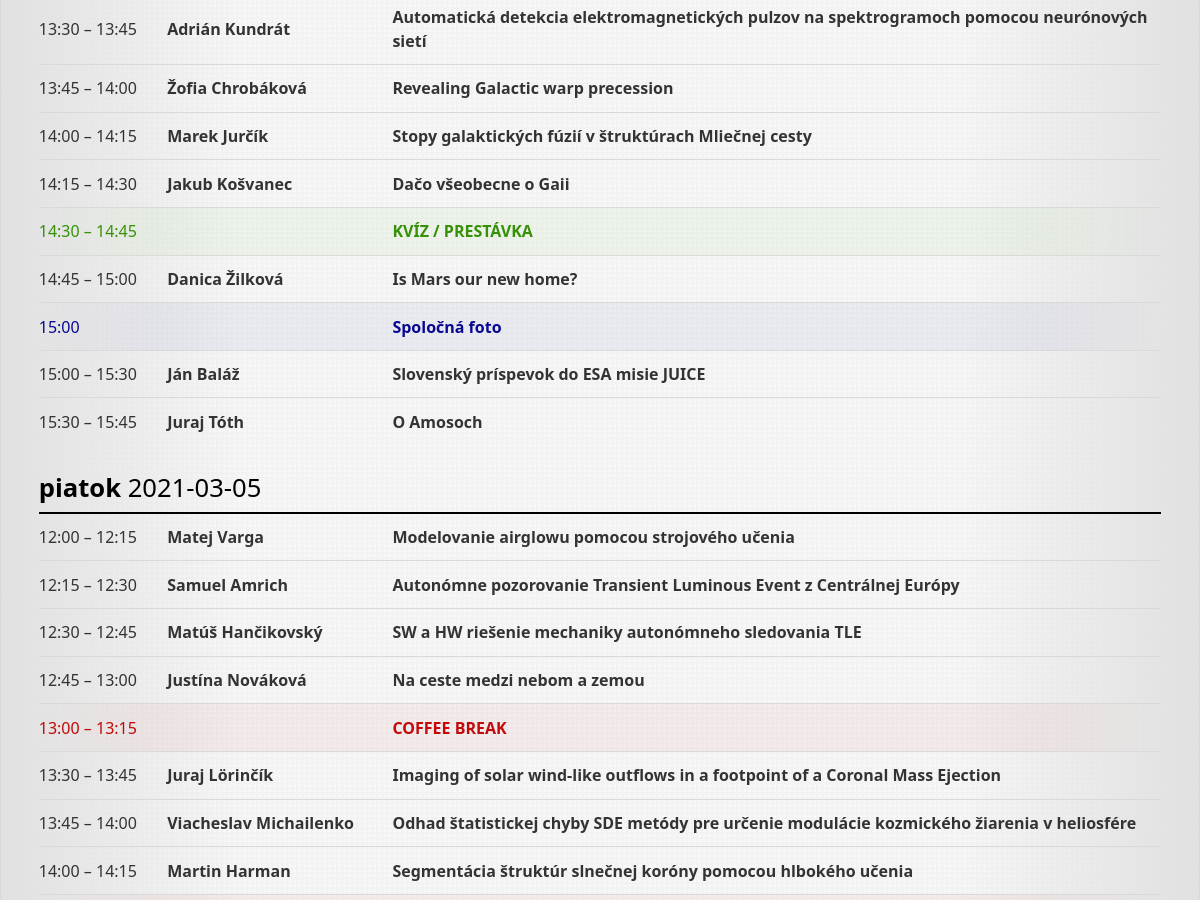
The app's page / (middle part), older data.
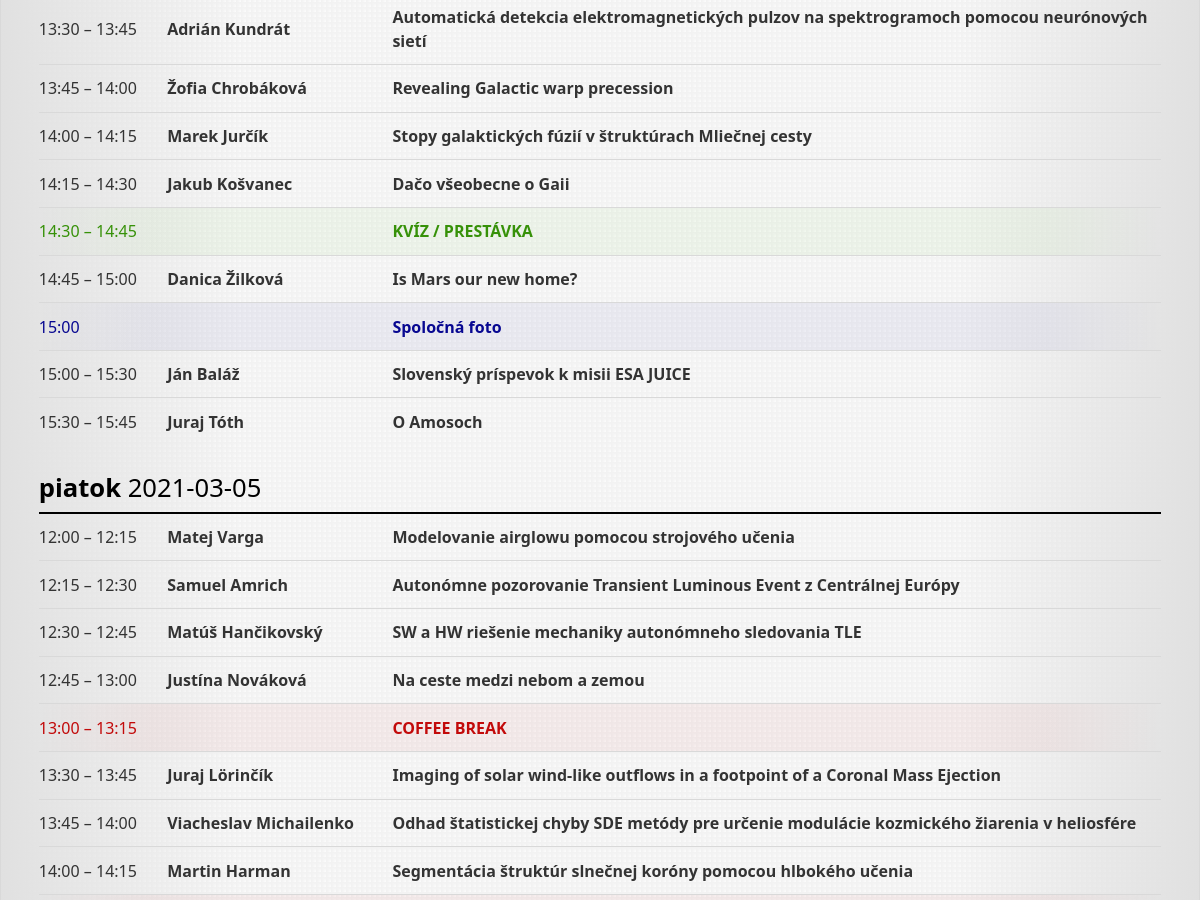
The same page, newer data.
### core/models/slot.py (models this page shows, shortened)
class Slot(models.Model):
    class Meta:
        ordering = ['start', 'duration']
    objects = SlotQuerySet.as_manager()
    CATEGORY_TALK = 'T'
    CATEGORY_WORKSHOP = 'W'
    CATEGORY_MEAL = 'M'
    CATEGORY_OTHER = 'O'
    CATEGORIES = [
        (CATEGORY_TALK, 'Prednáška'),
        (CATEGORY_WORKSHOP, 'Workshop'),
        (CATEGORY_MEAL, 'Jedlo'),
        (CATEGORY_OTHER, 'Ostatné'),
    ]
    title = models.CharField(blank=True, max_length=256)
    abstract = models.TextField(blank=True, max_length=4096)
    start = models.DateTimeField(null=True, blank=True)
    duration = models.PositiveIntegerField(null=False)
    note = models.CharField(blank=True, max_length=256)
    person = models.ManyToManyField('Participant', related_name='slots', blank=True)
    event = models.ForeignKey('Event', null=True, blank=True, on_delete=models.CASCADE)
    category = models.CharField(max_length=1, choices=CATEGORIES, default=CATEGORY_TALK)
    presentation = models.FileField(
        null=True,
        blank=True,
        upload_to=presentation_filename,
    )

### core/models/participant.py (models this page shows, shortened)
class Participant(AbstractUser):
    class Meta:
        ordering = ['last_name', 'first_name']
    objects = ParticipantManager()
    institutes = models.ManyToManyField(
        'Institute',
        through='Affiliation',
        related_name = 'people',
    )
    events = models.ManyToManyField(
        'Event',
        through='Participation',
        related_name = 'participants',
    )
    about = models.TextField(blank=True)

### core/views/slot.py (the view)
# urls.py: path('', slot.ProgrammeView.as_view(), name='default'),
class ProgrammeView(django.views.generic.ListView):
    model = Slot
    context_object_name = 'slots'
    template_name = 'core/programme.html'
    def get_queryset(self):
        self.event = get_object_or_404(Event, code=self.kwargs.get('year', datetime.date.today().year))
        return self.model.objects \
            .with_people() \
            .filter(event__code=self.event.code) \
            .annotate(
                date=TruncDay('start'),
            ) \
            .order_by('start', 'duration')
    def get_context_data(self, **kwargs):
        return super().get_context_data(**kwargs) | {'event': self.event}

### core/models/participant.py (called while the page is built)
    def with_current_affiliations(self, date):
        return self.prefetch_related(
            Prefetch(
                'institutes',
                queryset=Institute.objects.filter(
                    (Q(affiliation__start__lte=date) | Q(affiliation__start=None)) & (Q(affiliation__end__gte=date) | Q(affiliation__end=None))
                ).distinct(),
                to_attr='current_affiliations',
            ),
        )

### core/models/slot.py (called while the page is built)
    def with_people(self):
        Participant = apps.get_model('core', 'Participant')
        return self.prefetch_related(
            Prefetch(
                'person',
                queryset=Participant.objects.with_current_affiliations(F('people__slots__start')),
                to_attr='people'
            )
        ).annotate(
            people_count=Count('person')
        )

### core/templatetags/astro.py (called while the page is built)
@register.filter(name='add_minutes')
def add_minutes(base, value):
    return base + datetime.timedelta(minutes=value)

@register.filter(name='replace')
def replace(string, args):
    search  = args.split(args[0])[1]
    replace = args.split(args[0])[2]
    return mark_safe(re.sub(search, replace, string))

### core/templates/core/programme.html (shortened to what this page needs)
{% extends 'core/base.html' %}
{% load astro tz %}
{% block page %}
    <table class="programme">
        {% regroup slots by date as slots_date %}
        {% for day, slots_day in slots_date %}
            <tr>
                <th class="day" colspan="4">
                    {% if day is None %}
                        <span class="dow">nezaradené</span>
                    {% else %}
                        <a href="{% url 'programme-day' day.year day.month day.day %}">
                            <span class="dow">{{ day|date:"l" }}</span>
                            <span class="ymd">{{ day|date:"Y-m-d"|replace:"#-#&dash;" }}
                        </a>
                    {% endif %}
                </th>
            </tr>
            {% for slot in slots_day %}
                <tr class="category-{{ slot.category }}{% if forloop.last %} last{% endif %}">
                    <td class="time">
                        {{ slot.start|timezone:"Europe/Bratislava"|time:"H:i" }}
                        {% if slot.start and slot.duration > 0 %}
                            &ndash;&nbsp;{{ slot.start|add_minutes:slot.duration|timezone:"Europe/Bratislava"|time:"H:i" }}
                        {% endif %}
                    </td>
                    <td class="person">
                        {% for person in slot.people %}
                            <a href="{% url 'participant' person.username %}">{{ person.get_full_name }}</a>
                        {% endfor %}
                    </td>
                    <td class="title">
                        <a href="{% url 'slot' id=slot.id %}">{{ slot.title }}</a>
                    </td>
                </tr>
            {% endfor %}
        {% endfor %}
    </table>
{% endblock page %}

### core/templates/core/base.html (shortened to what this page needs)
{% load static %}
<!DOCTYPE html>
<html lang="sk">
    <head>
        <link rel="stylesheet" type="text/css" href="{% static "css/reset.css" %}" />
        <link rel="stylesheet" type="text/css" href="{% static "css/main.css" %}" />
    </head>
    <body>
        <div class="wrapper">
            <div class="entire">
                <div class="page">
                    {% block page %}{% endblock page %}
                </div>
            </div>
        </div>
    </body>
</html>

### core/templates/core/header.html (shortened to what this page needs)
{% load static %}

### static/css/main.css (style rules this page uses)
html { width: 100%; font-family: "Segoe UI", "Verdana", sans-serif; padding: 0px; }
body { height: 100%; margin: 0px; min-height: 100vh; overflow-y: scroll; background-color: hsl(0, 0%, 92%); background-image: url("/static/images/background.png"); background-repeat: repeat; background-size: 1000px 560px; }
div.entire { margin: auto; max-width: 1200px; min-height: 100vh; border-color: hsl(0, 0%, 85%); border-style: solid; border-width: 0px 1px; background-size: 5px 5px; background-color: hsl(0, 0%, 100%); background-image: linear-gradient(to right, hsl(0, 0%, 95%) 1px, transparent 5px), linear-gradient(to bottom, hsl(0, 0%, 95%) 1px, transparent 5px); }
div.page { line-height: 150%; padding: 10mm; background-image: linear-gradient(to right, hsla(0, 0%, 88%, 100%) 0%, hsla(0, 0%, 88%, 0%) 20%, hsla(0, 0%, 88%, 0%) 80%, hsla(0, 0%, 88%, 100%) 100%); min-height: calc(100vh - 48mm); }
table { width: 100%; border: 0px; }
table th.day { text-align: left; font-size: 160%; color: black; padding: 8mm 0px 3mm; border-bottom: 2px solid hsl(0, 0%, 0%); }
table th.day a, table th.day a:visited { text-decoration: none; color: black; }
span.dow { font-weight: 600; }
table tr { padding-top: 3mm; padding-bottom: 3mm; }
table.programme tr:not(:first-child) { border-top: 1px solid hsl(0, 0%, 85%); }
table tr.last { border-bottom: 1px solid transparent; }
table td { padding-top: 3mm; padding-bottom: 3mm; padding-right: 8mm; vertical-align: middle; }
table td:last-child { padding-right: 0mm; }
table td.time, table td.person { white-space: nowrap; }
table td a, table td a:visited { font-weight: 600; text-decoration: none; color: inherit; }
table tr.category-O { color: hsl(240, 90%, 30%); background-image: linear-gradient(to right, transparent 0%, hsla(240, 90%, 30%, 5%) 10%, hsla(240, 90%, 30%, 5%) 90%, transparent 100%); }
table tr.category-M { color: hsl(0, 90%, 40%); background-image: linear-gradient(to right, transparent 0%, hsla(0, 90%, 40%, 5%) 10%, hsla(0, 90%, 40%, 5%) 90%, transparent 100%); text-transform: uppercase; }
table tr.category-T { color: hsl(225, 0%, 20%); }
table tr.category-W { color: hsl(100, 90%, 30%); background-image: linear-gradient(to right, transparent 0%, hsla(100, 90%, 40%, 5%) 10%, hsla(100, 90%, 40%, 5%) 90%, transparent 100%); text-transform: uppercase; }

Row changes from the older to the newer data that the page shows:
changed Slot: title "Slovenský príspevok do ESA misie JUICE" → "Slovenský príspevok k misii ESA JUICE"
